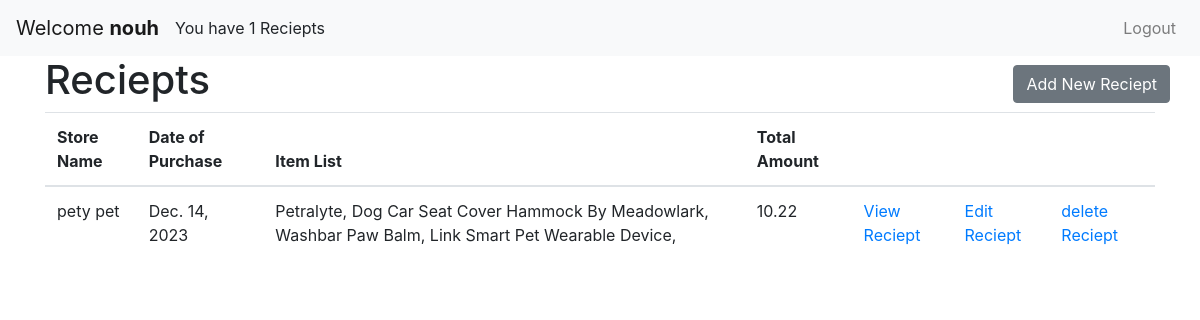
Page / (signed in) on the earlier database version.
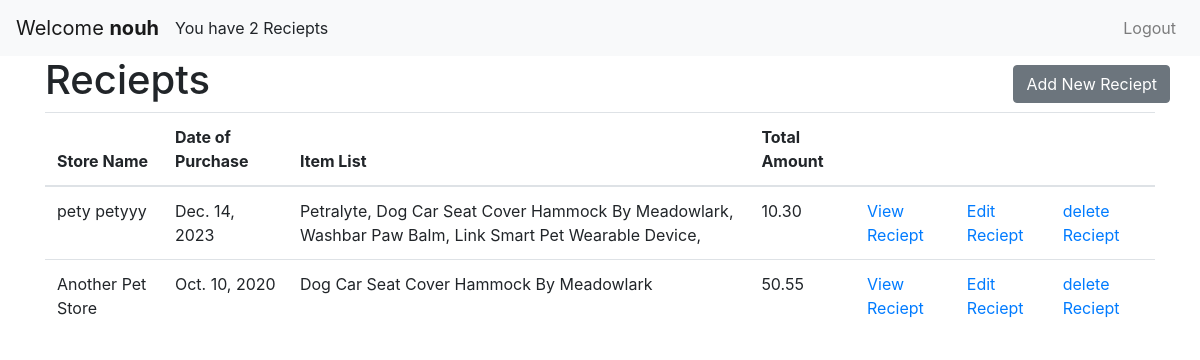
Same page on the later database version.
### reciepts/models.py (models this page shows, shortened)
class Reciept(models.Model):
    user = models.ForeignKey(User, on_delete=models.CASCADE)
    store_name = models.CharField(max_length=100)
    data_of_purchase = models.DateField()
    item_list = models.TextField()
    total_amount = models.DecimalField(max_digits=10, decimal_places=2)

### reciepts/views.py (the view)
# urls.py: path('', views.index, name='index'),
@login_required(login_url='reciepts:login')
def index(request):
    reciepts = Reciept.objects.filter(user=request.user)
    context = {'reciepts': reciepts}
    return render(request, 'reciepts/index.html', context)

### templates/reciepts/index.html (shortened to what this page needs)
<!DOCTYPE html>
<html lang="en">
<head>
    <link href="https://maxcdn.bootstrapcdn.com/bootstrap/4.5.2/css/bootstrap.min.css" rel="stylesheet">
</head>
<body>
    <nav class="navbar navbar-expand-lg navbar-light bg-light">
        <a class="navbar-brand" href="#">Welcome <b>{{ user.username }}</b></a>
        <div class="collapse navbar-collapse" id="navbarNav">
            <ul class="navbar-nav">
                <li class="nav-item active">
                  You have  {{ reciepts|length }} Reciepts
                </li>
            </ul>
            <ul class="navbar-nav ml-auto">
                <li class="nav-item">
                    <a class="nav-link" href="{% url "reciepts:logout" %}">Logout</a>
                </li>
            </ul>
        </div>
    </nav>
    <div class="container">
        <div class="row align-items-center">
            <h1 class="col-sm">Reciepts</h1>
            <a href="{% url "reciepts:newReciept" %}" ><button class="btn btn-secondary">Add New Reciept</button></a>
        </div>
        <table class="table">
            <thead>
                <tr>
                    <th>Store Name</th>
                    <th>Date of Purchase</th>
                    <th>Item List</th>
                    <th>Total Amount</th>
                    <th></th>
                    <th></th>
                    <th></th>
                </tr>
            </thead>
            <tbody>
                {% for reciept in reciepts %}
                <tr>
                    <td>{{ reciept.store_name }}</td>
                    <td>{{ reciept.data_of_purchase }}</td>
                    <td>{{ reciept.item_list }}</td>
                    <td>{{ reciept.total_amount }}</td>
                    <td><a href="{% url "reciepts:reciept" reciept.id %}">View Reciept</a> </td>
                    <td><a href="{% url "reciepts:editReciept" reciept.id %}">Edit Reciept</a> </td>
                    <td><a href="{% url "reciepts:deleteReciept" reciept.id %}">delete Reciept </td>
                </tr>
                {% endfor %}
            </tbody>
        </table>
    </div>
</body>
</html>

Differences in the rows shown:
changed Reciept: store_name "pety pet" → "pety petyyy"; total_amount "10.22" → "10.30"
added Reciept: store_name "Another Pet Store", data_of_purchase "Oct. 10, 2020", item_list "Dog Car Seat Cover Hammock By Meadowlark", total_amount "50.55"
Other differences:
{{ reciepts|length }}: "1" → "2"
